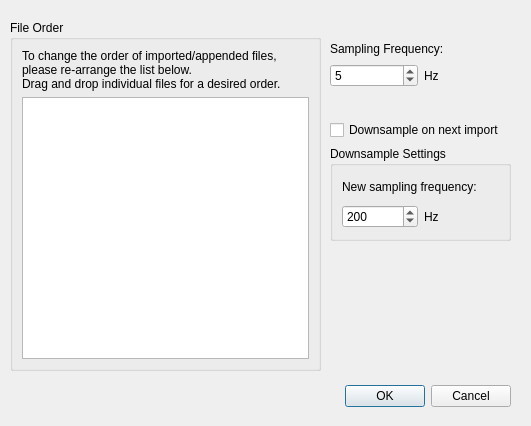
<?xml version="1.0" encoding="UTF-8"?>
<ui version="4.0">
 <class>Manipulation</class>
 <widget class="QDialog" name="Manipulation">
  <property name="geometry">
   <rect>
    <x>0</x>
    <y>0</y>
    <width>531</width>
    <height>426</height>
   </rect>
  </property>
  <property name="sizePolicy">
   <sizepolicy hsizetype="Fixed" vsizetype="Fixed">
    <horstretch>0</horstretch>
    <verstretch>0</verstretch>
   </sizepolicy>
  </property>
  <property name="windowTitle">
   <string>Manipulation</string>
  </property>
  <widget class="QDialogButtonBox" name="buttonBox">
   <property name="geometry">
    <rect>
     <x>170</x>
     <y>380</y>
     <width>341</width>
     <height>32</height>
    </rect>
   </property>
   <property name="orientation">
    <enum>Qt::Horizontal</enum>
   </property>
   <property name="standardButtons">
    <set>QDialogButtonBox::Cancel|QDialogButtonBox::Ok</set>
   </property>
  </widget>
  <widget class="QGroupBox" name="groupBox">
   <property name="geometry">
    <rect>
     <x>10</x>
     <y>20</y>
     <width>311</width>
     <height>351</height>
    </rect>
   </property>
   <property name="title">
    <string>File Order</string>
   </property>
   <layout class="QGridLayout" name="gridLayout_2">
    <item row="0" column="0">
     <widget class="QLabel" name="label">
      <property name="text">
       <string>To change the order of imported/appended files, 
please re-arrange the list below. 
Drag and drop individual files for a desired order.</string>
      </property>
     </widget>
    </item>
    <item row="1" column="0">
     <widget class="QListWidget" name="listFileNames">
      <property name="dragEnabled">
       <bool>true</bool>
      </property>
      <property name="dragDropMode">
       <enum>QAbstractItemView::InternalMove</enum>
      </property>
     </widget>
    </item>
   </layout>
  </widget>
  <widget class="QWidget" name="layoutWidget">
   <property name="geometry">
    <rect>
     <x>330</x>
     <y>40</y>
     <width>181</width>
     <height>47</height>
    </rect>
   </property>
   <layout class="QVBoxLayout" name="verticalLayout">
    <item>
     <widget class="QLabel" name="label_2">
      <property name="text">
       <string>Sampling Frequency:</string>
      </property>
     </widget>
    </item>
    <item>
     <layout class="QHBoxLayout" name="horizontalLayout_2">
      <item>
       <widget class="QSpinBox" name="lineEditSampleFreq">
        <property name="minimum">
         <number>1</number>
        </property>
        <property name="maximum">
         <number>10000000</number>
        </property>
        <property name="value">
         <number>5</number>
        </property>
       </widget>
      </item>
      <item>
       <widget class="QLabel" name="label_4">
        <property name="text">
         <string>Hz</string>
        </property>
       </widget>
      </item>
     </layout>
    </item>
   </layout>
  </widget>
  <widget class="QWidget" name="layoutWidget">
   <property name="geometry">
    <rect>
     <x>330</x>
     <y>120</y>
     <width>181</width>
     <height>121</height>
    </rect>
   </property>
   <layout class="QVBoxLayout" name="verticalLayout_3">
    <item>
     <widget class="QCheckBox" name="checkSubsampling">
      <property name="text">
       <string>Downsample on next import</string>
      </property>
     </widget>
    </item>
    <item>
     <widget class="QGroupBox" name="groupDownample">
      <property name="title">
       <string>Downsample Settings</string>
      </property>
      <layout class="QGridLayout" name="gridLayout">
       <item row="0" column="0">
        <layout class="QVBoxLayout" name="verticalLayout_2">
         <item>
          <widget class="QLabel" name="label_3">
           <property name="text">
            <string>New sampling frequency:</string>
           </property>
          </widget>
         </item>
         <item>
          <layout class="QHBoxLayout" name="horizontalLayout">
           <item>
            <widget class="QSpinBox" name="lineEditNewSampleFreq">
             <property name="minimum">
              <number>1</number>
             </property>
             <property name="maximum">
              <number>10000000</number>
             </property>
             <property name="value">
              <number>200</number>
             </property>
            </widget>
           </item>
           <item>
            <widget class="QLabel" name="label_5">
             <property name="text">
              <string>Hz</string>
             </property>
            </widget>
           </item>
          </layout>
         </item>
        </layout>
       </item>
      </layout>
     </widget>
    </item>
   </layout>
  </widget>
 </widget>
 <resources/>
 <connections>
  <connection>
   <sender>buttonBox</sender>
   <signal>accepted()</signal>
   <receiver>Manipulation</receiver>
   <slot>accept()</slot>
   <hints>
    <hint type="sourcelabel">
     <x>388</x>
     <y>394</y>
    </hint>
    <hint type="destinationlabel">
     <x>157</x>
     <y>274</y>
    </hint>
   </hints>
  </connection>
  <connection>
   <sender>buttonBox</sender>
   <signal>rejected()</signal>
   <receiver>Manipulation</receiver>
   <slot>reject()</slot>
   <hints>
    <hint type="sourcelabel">
     <x>456</x>
     <y>400</y>
    </hint>
    <hint type="destinationlabel">
     <x>286</x>
     <y>274</y>
    </hint>
   </hints>
  </connection>
  <connection>
   <sender>checkSubsampling</sender>
   <signal>toggled(bool)</signal>
   <receiver>groupDownample</receiver>
   <slot>setEnabled(bool)</slot>
   <hints>
    <hint type="sourcelabel">
     <x>412</x>
     <y>126</y>
    </hint>
    <hint type="destinationlabel">
     <x>402</x>
     <y>154</y>
    </hint>
   </hints>
  </connection>
 </connections>
</ui>
